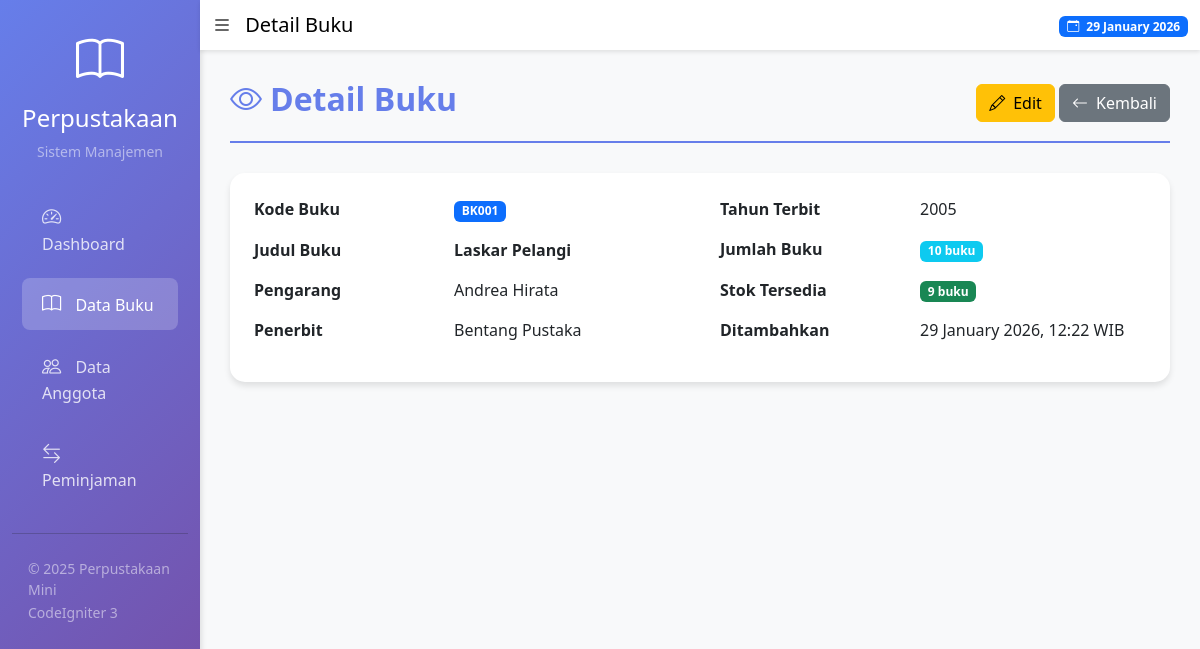
The app's page /buku/detail/1 with its own data.
### tables this page shows
CREATE TABLE `buku` (
  `id_buku` int NOT NULL,
  `kode_buku` varchar(20) NOT NULL,
  `judul_buku` varchar(200) NOT NULL,
  `pengarang` varchar(100) NOT NULL,
  `penerbit` varchar(100) NOT NULL,
  `tahun_terbit` year NOT NULL,
  `jumlah_buku` int NOT NULL DEFAULT '0',
  `stok_tersedia` int NOT NULL DEFAULT '0',
  `created_at` timestamp NULL DEFAULT CURRENT_TIMESTAMP,
  `updated_at` timestamp NULL DEFAULT CURRENT_TIMESTAMP ON UPDATE CURRENT_TIMESTAMP
);

### application/controllers/Buku.php (called while the page is built, shortened)
<?php
class Buku extends CI_Controller {
    public function __construct()
    {
        $this->load->model('Buku_model');
    }
    public function detail($id)
    {
        $data['title'] = 'Detail Buku';
        $data['buku'] = $this->Buku_model->get_by_id($id);
        $this->load->view('templates/header', $data);
        $this->load->view('buku/detail', $data);
        $this->load->view('templates/footer');
    }
}

### index.php (called while the page is built, shortened)
<?php
require_once BASEPATH.'core/CodeIgniter.php';

### application/models/Buku_model.php (called while the page is built, shortened)
<?php
class Buku_model extends CI_Model {
    private $table = 'buku';
    public function get_by_id($id)
    {
        return $this->db->get_where($this->table, ['id_buku' => $id])->row();
    }
}

### application/views/buku/detail.php (the view)
<div class="page-header">
    <div class="d-flex justify-content-between align-items-center">
        <div>
            <h2><i class="bi bi-eye me-2"></i><?= $title ?></h2>
        </div>
        <div>
            <a href="<?= base_url('buku/edit/'.$buku->id_buku) ?>" class="btn btn-warning">
                <i class="bi bi-pencil me-2"></i>Edit
            </a>
            <a href="<?= base_url('buku') ?>" class="btn btn-secondary">
                <i class="bi bi-arrow-left me-2"></i>Kembali
            </a>
        </div>
    </div>
</div>
<div class="card">
    <div class="card-body">
        <div class="row">
            <div class="col-md-6">
                <table class="table table-borderless">
                    <tr>
                        <th width="200">Kode Buku</th>
                        <td><span class="badge bg-primary"><?= $buku->kode_buku ?></span></td>
                    </tr>
                    <tr>
                        <th>Judul Buku</th>
                        <td><strong><?= $buku->judul_buku ?></strong></td>
                    </tr>
                    <tr>
                        <th>Pengarang</th>
                        <td><?= $buku->pengarang ?></td>
                    </tr>
                    <tr>
                        <th>Penerbit</th>
                        <td><?= $buku->penerbit ?></td>
                    </tr>
                </table>
            </div>
            <div class="col-md-6">
                <table class="table table-borderless">
                    <tr>
                        <th width="200">Tahun Terbit</th>
                        <td><?= $buku->tahun_terbit ?></td>
                    </tr>
                    <tr>
                        <th>Jumlah Buku</th>
                        <td><span class="badge bg-info"><?= $buku->jumlah_buku ?> buku</span></td>
                    </tr>
                    <tr>
                        <th>Stok Tersedia</th>
                        <td>
                            <?php if($buku->stok_tersedia == 0): ?>
                                <span class="badge bg-danger"><?= $buku->stok_tersedia ?> buku</span>
                            <?php elseif($buku->stok_tersedia < 3): ?>
                                <span class="badge bg-warning"><?= $buku->stok_tersedia ?> buku</span>
                            <?php else: ?>
                                <span class="badge bg-success"><?= $buku->stok_tersedia ?> buku</span>
                            <?php endif; ?>
                        </td>
                    </tr>
                    <tr>
                        <th>Ditambahkan</th>
                        <td><?= date('d F Y, H:i', strtotime($buku->created_at)) ?> WIB</td>
                    </tr>
                </table>
            </div>
        </div>
    </div>
</div>

### application/views/templates/header.php (style rules this page uses)
body { background-color: #f8f9fa; }
.card { border: none; border-radius: 15px; box-shadow: 0 4px 6px rgba(0,0,0,0.1); transition: transform 0.3s; }
.page-header { margin-bottom: 30px; padding-bottom: 15px; border-bottom: 2px solid #667eea; }
.page-header h2 { color: #667eea; font-weight: bold; }

### records on screen
buku: kode_buku "BK001", judul_buku "Laskar Pelangi", pengarang "Andrea Hirata", penerbit "Bentang Pustaka", tahun_terbit "2005", jumlah_buku "10", stok_tersedia "9", created_at "29 January 2026, 12:22"

### other values on screen
$title "Detail Buku"
